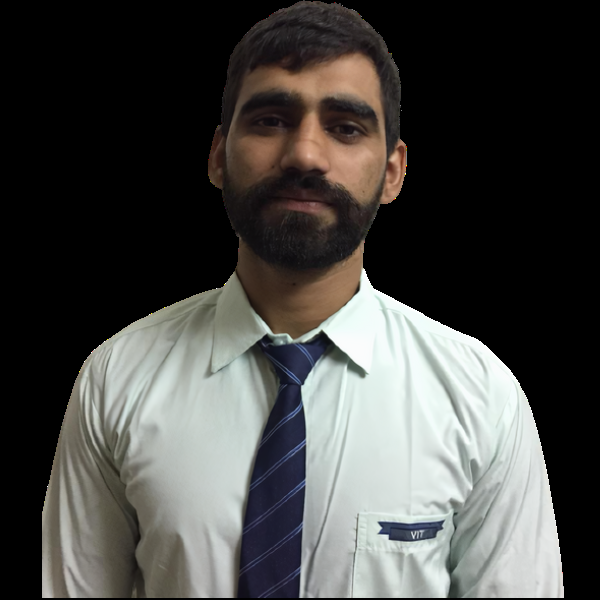
#> input picture images/img.png, 600 x 600 px, found by its file name
$ python face_detection.py
#> lines starting #> are read from the running program, lines starting #| are printed output that depends on the picture; after the words box and inside, x2 and y2 are one past the last pixel; in counts of white or black regions, pixels touching at a corner belong together
import cv2
# Loading pre-trained f-detection model
face_cascade = cv2.CascadeClassifier(cv2.data.haarcascades + 'haarcascade_frontalface_default.xml')

image = cv2.imread('images\img.png')
#> image is the input picture: shape (600, 600, 3); mean B, G, R 68.8, 71.3, 71.6

#image to grayscale for face detection
gray = cv2.cvtColor(image, cv2.COLOR_BGR2GRAY)
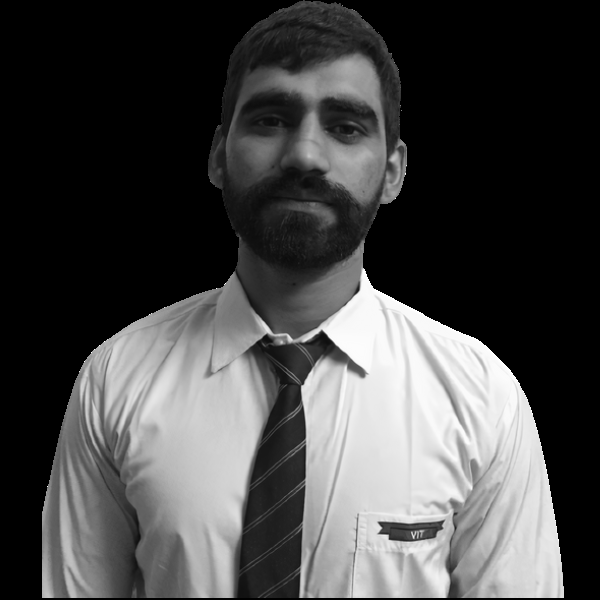
#> gray: shape (600, 600); min 0, max 255, mean 71.1

# Detect faces in the image
faces = face_cascade.detectMultiScale(gray, scaleFactor=1.1, minNeighbors=5, minSize=(30, 30))
#> faces = [[196, 36, 218, 218]]

# Draw rectangles around the detected faces
for (x, y, w, h) in faces:
    cv2.rectangle(image, (x, y), (x+w, y+h), (0, 255, 0), 2)
#> this loop made 1 pass
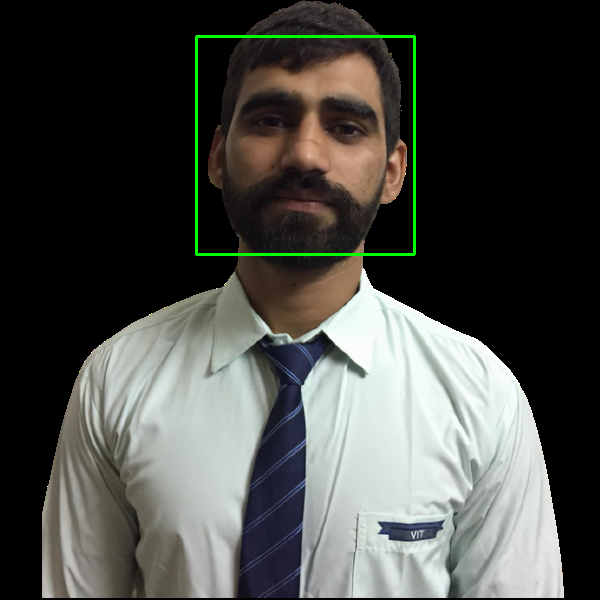
#> image: shape (600, 600, 3); 0.73% of pixels changed, all inside (x1, y1, x2, y2) = (195, 35, 416, 256)

# Define the desired window size
window_width = 800
window_height = 600
# Resize the image to the desired window size
resized_image = cv2.resize(image, (window_width, window_height))
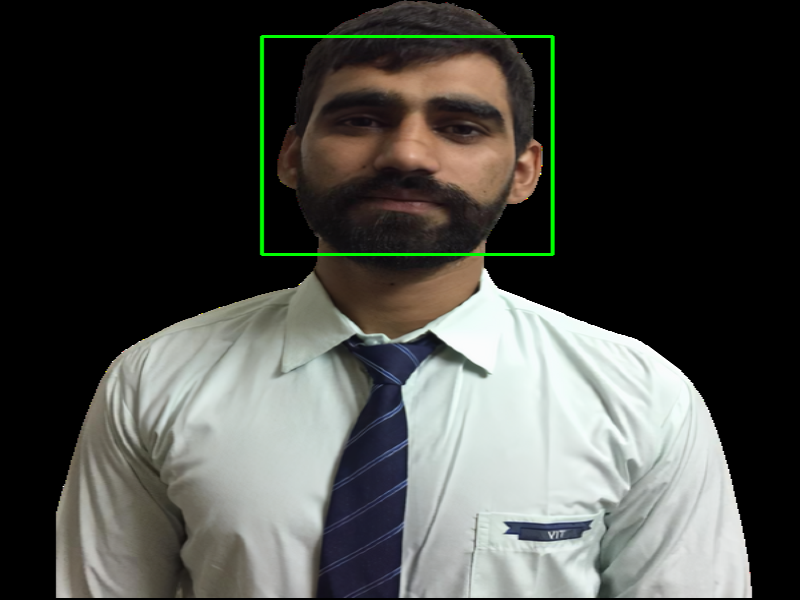
#> resized_image: shape (600, 800, 3); mean B, G, R 68.7, 73.1, 71.5
# Display the image with detected faces
cv2.imshow("Detected Face", resized_image)
cv2.waitKey(0)
cv2.destroyAllWindows()

$ run again, with images/Rajesh Jaat.png copied over images/img.png
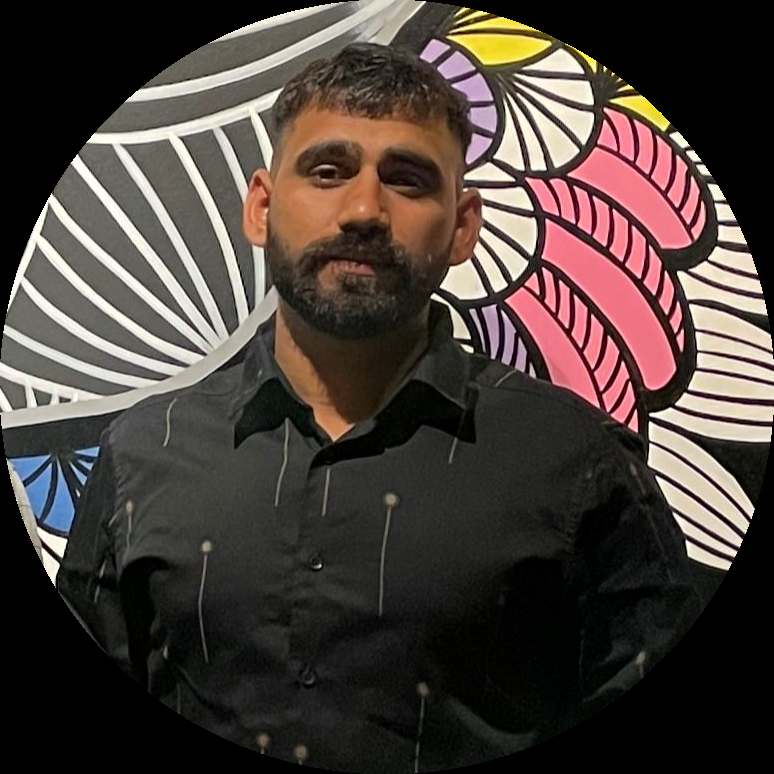
#> input picture images/Rajesh Jaat.png, 774 x 774 px, found by its file name
#> image is the input picture: shape (774, 774, 3); mean B, G, R 57.7, 62.7, 73
#> faces = [[253, 86, 226, 226]]
#> the loop `for (x, y, w, h) in faces:` made 1 pass
#> after the loop `for (x, y, w, h) in faces:`:
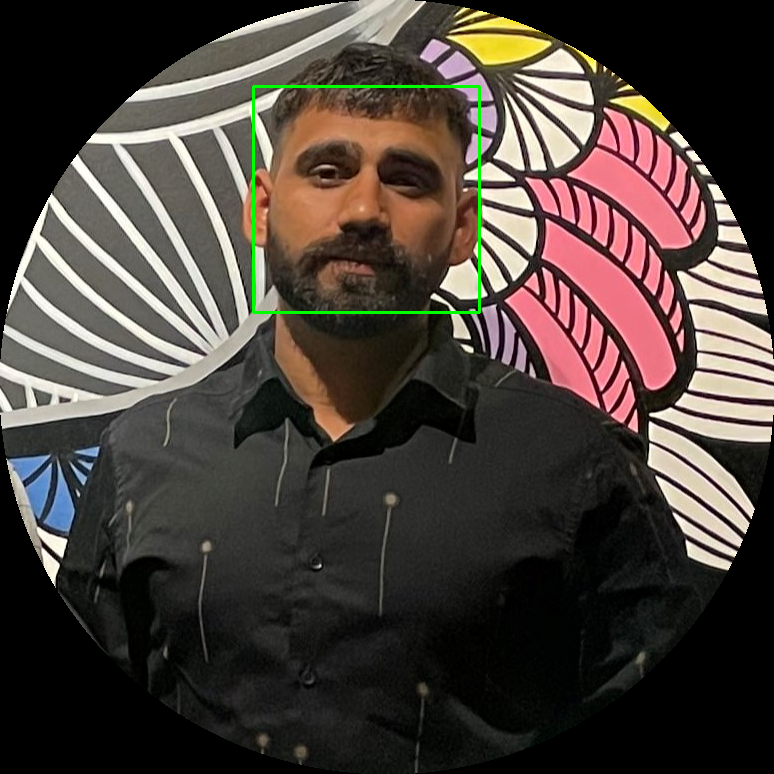
#> image: shape (774, 774, 3); 0.45% of pixels changed, all inside (x1, y1, x2, y2) = (252, 85, 481, 314)
#> `resized_image = cv2.resize(image, (window_width, window_height))`:
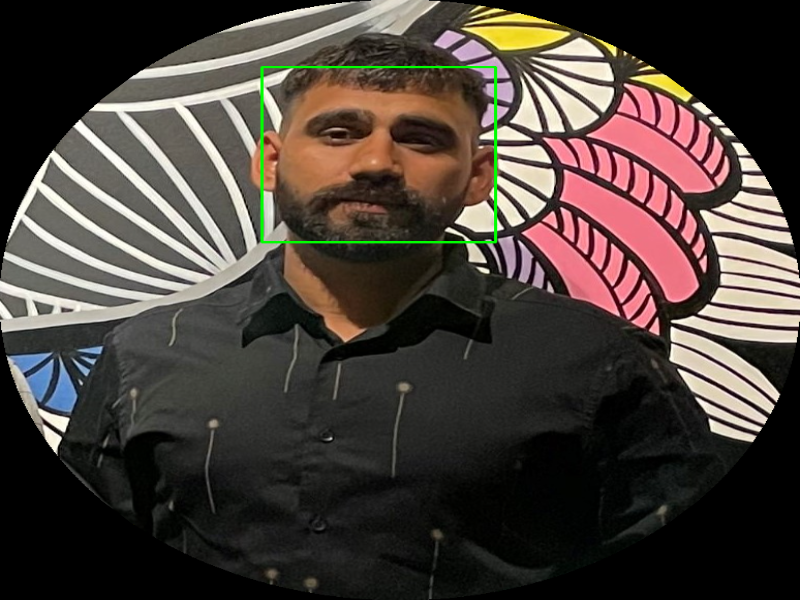
#> resized_image: shape (600, 800, 3); mean B, G, R 57.2, 63.3, 72.4
